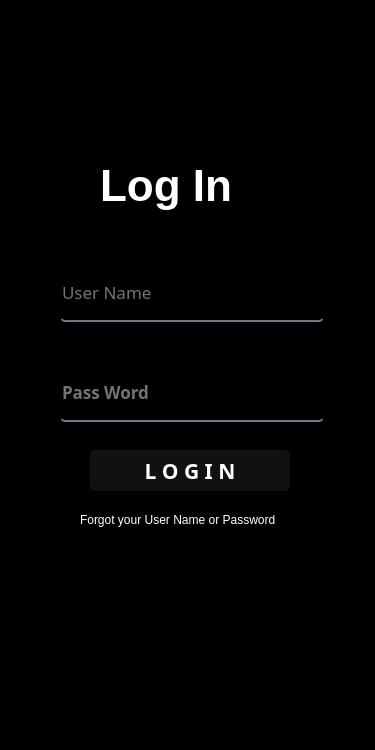
<?xml version="1.0" encoding="UTF-8"?>
<ui version="4.0">
 <class>MainWindow</class>
 <widget class="QMainWindow" name="MainWindow">
  <property name="geometry">
   <rect>
    <x>0</x>
    <y>0</y>
    <width>375</width>
    <height>750</height>
   </rect>
  </property>
  <property name="windowTitle">
   <string>MainWindow</string>
  </property>
  <property name="styleSheet">
   <string notr="true">border-radius:5px;
background-color: rgb(0, 0, 0);
</string>
  </property>
  <widget class="QWidget" name="centralwidget">
   <widget class="QLabel" name="label_2">
    <property name="geometry">
     <rect>
      <x>100</x>
      <y>150</y>
      <width>211</width>
      <height>71</height>
     </rect>
    </property>
    <property name="font">
     <font>
      <pointsize>33</pointsize>
      <weight>75</weight>
      <bold>true</bold>
     </font>
    </property>
    <property name="styleSheet">
     <string notr="true">color: rgb(255, 255, 255);</string>
    </property>
    <property name="text">
     <string>Log In</string>
    </property>
   </widget>
   <widget class="QPushButton" name="pushButton_2">
    <property name="geometry">
     <rect>
      <x>90</x>
      <y>450</y>
      <width>200</width>
      <height>41</height>
     </rect>
    </property>
    <property name="font">
     <font>
      <family>Sitka Heading Semibold</family>
      <pointsize>16</pointsize>
      <weight>75</weight>
      <bold>true</bold>
     </font>
    </property>
    <property name="styleSheet">
     <string notr="true">QPushButton#pushButton_2{
	color: rgb(255, 255, 255);
	background-color: rgb(17, 17, 17);

}
QPushButton#pushButton_2:hover{
	background-color: rgb(22, 22, 22);
	
}
QPushButton#pushButton_2:pressed{
	padding-left:5px;
	padding-top:5px;
	background-color: rgb(22, 22, 22);
}


</string>
    </property>
    <property name="text">
     <string>L O G I N</string>
    </property>
   </widget>
   <widget class="QLineEdit" name="lineEdit">
    <property name="geometry">
     <rect>
      <x>60</x>
      <y>370</y>
      <width>264</width>
      <height>52</height>
     </rect>
    </property>
    <property name="font">
     <font>
      <family>Segoe UI Semibold</family>
      <pointsize>13</pointsize>
      <weight>75</weight>
      <bold>true</bold>
     </font>
    </property>
    <property name="styleSheet">
     <string notr="true">background-color:rgba(0, 0, 0, 0);
border:none;
border-bottom:2px solid rgba(105, 118, 132, 255);
color:rgba(255, 255, 255, 230);
padding-bottom:7px;</string>
    </property>
    <property name="echoMode">
     <enum>QLineEdit::Password</enum>
    </property>
    <property name="placeholderText">
     <string>Pass Word</string>
    </property>
    <property name="clearButtonEnabled">
     <bool>true</bool>
    </property>
   </widget>
   <widget class="QLineEdit" name="lineEdit_2">
    <property name="geometry">
     <rect>
      <x>60</x>
      <y>270</y>
      <width>264</width>
      <height>52</height>
     </rect>
    </property>
    <property name="font">
     <font>
      <family>Segoe UI Semibold</family>
      <pointsize>13</pointsize>
     </font>
    </property>
    <property name="toolTipDuration">
     <number>-5</number>
    </property>
    <property name="styleSheet">
     <string notr="true">background-color:rgba(0, 0, 0, 0);
border:none;
border-bottom:2px solid rgba(105, 118, 132, 255);
color:rgba(255, 255, 255, 230);
padding-bottom:7px;
</string>
    </property>
    <property name="text">
     <string/>
    </property>
    <property name="placeholderText">
     <string>User Name</string>
    </property>
    <property name="clearButtonEnabled">
     <bool>true</bool>
    </property>
   </widget>
   <widget class="QLabel" name="label_4">
    <property name="geometry">
     <rect>
      <x>80</x>
      <y>510</y>
      <width>231</width>
      <height>20</height>
     </rect>
    </property>
    <property name="styleSheet">
     <string notr="true">color: rgb(255, 255, 255);</string>
    </property>
    <property name="text">
     <string>Forgot your User Name or Password</string>
    </property>
   </widget>
   <widget class="QWidget" name="horizontalLayoutWidget">
    <property name="geometry">
     <rect>
      <x>80</x>
      <y>570</y>
      <width>211</width>
      <height>52</height>
     </rect>
    </property>
    <layout class="QHBoxLayout" name="horizontalLayout">
     <item>
      <widget class="QPushButton" name="pushButton_4">
       <property name="font">
        <font>
         <pointsize>10</pointsize>
         <weight>75</weight>
         <bold>true</bold>
        </font>
       </property>
       <property name="styleSheet">
        <string notr="true">color: rgb(255, 255, 255);</string>
       </property>
       <property name="text">
        <string/>
       </property>
       <property name="icon">
        <iconset>
         <normaloff>fb.png</normaloff>fb.png</iconset>
       </property>
       <property name="iconSize">
        <size>
         <width>40</width>
         <height>40</height>
        </size>
       </property>
      </widget>
     </item>
     <item>
      <widget class="QPushButton" name="pushButton_5">
       <property name="font">
        <font>
         <pointsize>10</pointsize>
         <weight>75</weight>
         <bold>true</bold>
        </font>
       </property>
       <property name="styleSheet">
        <string notr="true">color: rgb(255, 255, 255);</string>
       </property>
       <property name="text">
        <string/>
       </property>
       <property name="icon">
        <iconset>
         <normaloff>youtube.png</normaloff>youtube.png</iconset>
       </property>
       <property name="iconSize">
        <size>
         <width>40</width>
         <height>40</height>
        </size>
       </property>
      </widget>
     </item>
     <item>
      <widget class="QPushButton" name="pushButton_3">
       <property name="font">
        <font>
         <pointsize>10</pointsize>
         <weight>75</weight>
         <bold>true</bold>
        </font>
       </property>
       <property name="styleSheet">
        <string notr="true">color: rgb(255, 255, 255);</string>
       </property>
       <property name="text">
        <string/>
       </property>
       <property name="icon">
        <iconset>
         <normaloff>icons8_Instagram_48px_1.png</normaloff>icons8_Instagram_48px_1.png</iconset>
       </property>
       <property name="iconSize">
        <size>
         <width>40</width>
         <height>40</height>
        </size>
       </property>
      </widget>
     </item>
     <item>
      <widget class="QPushButton" name="pushButton">
       <property name="font">
        <font>
         <pointsize>10</pointsize>
         <weight>75</weight>
         <bold>true</bold>
        </font>
       </property>
       <property name="styleSheet">
        <string notr="true">color: rgb(255, 255, 255);</string>
       </property>
       <property name="text">
        <string/>
       </property>
       <property name="icon">
        <iconset>
         <normaloff>icons8_tiktok_48px.png</normaloff>icons8_tiktok_48px.png</iconset>
       </property>
       <property name="iconSize">
        <size>
         <width>40</width>
         <height>40</height>
        </size>
       </property>
      </widget>
     </item>
    </layout>
   </widget>
   <widget class="QTextEdit" name="textEdit">
    <property name="geometry">
     <rect>
      <x>160</x>
      <y>230</y>
      <width>101</width>
      <height>31</height>
     </rect>
    </property>
    <property name="font">
     <font>
      <pointsize>10</pointsize>
     </font>
    </property>
    <property name="styleSheet">
     <string notr="true">color: rgb(255, 0, 0);
color: rgb(255, 255, 255);</string>
    </property>
    <property name="html">
     <string>&lt;!DOCTYPE HTML PUBLIC &quot;-//W3C//DTD HTML 4.0//EN&quot; &quot;http://www.w3.org/TR/REC-html40/strict.dtd&quot;&gt;
&lt;html&gt;&lt;head&gt;&lt;meta name=&quot;qrichtext&quot; content=&quot;1&quot; /&gt;&lt;style type=&quot;text/css&quot;&gt;
p, li { white-space: pre-wrap; }
&lt;/style&gt;&lt;/head&gt;&lt;body style=&quot; font-family:'MS Shell Dlg 2'; font-size:10pt; font-weight:400; font-style:normal;&quot;&gt;
&lt;p style=&quot;-qt-paragraph-type:empty; margin-top:0px; margin-bottom:0px; margin-left:0px; margin-right:0px; -qt-block-indent:0; text-indent:0px; font-size:7.8pt;&quot;&gt;&lt;br /&gt;&lt;/p&gt;&lt;/body&gt;&lt;/html&gt;</string>
    </property>
   </widget>
   <widget class="QLabel" name="label">
    <property name="geometry">
     <rect>
      <x>164</x>
      <y>80</y>
      <width>61</width>
      <height>51</height>
     </rect>
    </property>
    <property name="text">
     <string/>
    </property>
    <property name="pixmap">
     <pixmap>nha2.png</pixmap>
    </property>
   </widget>
  </widget>
  <widget class="QMenuBar" name="menubar">
   <property name="geometry">
    <rect>
     <x>0</x>
     <y>0</y>
     <width>375</width>
     <height>26</height>
    </rect>
   </property>
  </widget>
  <widget class="QStatusBar" name="statusbar"/>
 </widget>
 <resources/>
 <connections/>
</ui>
